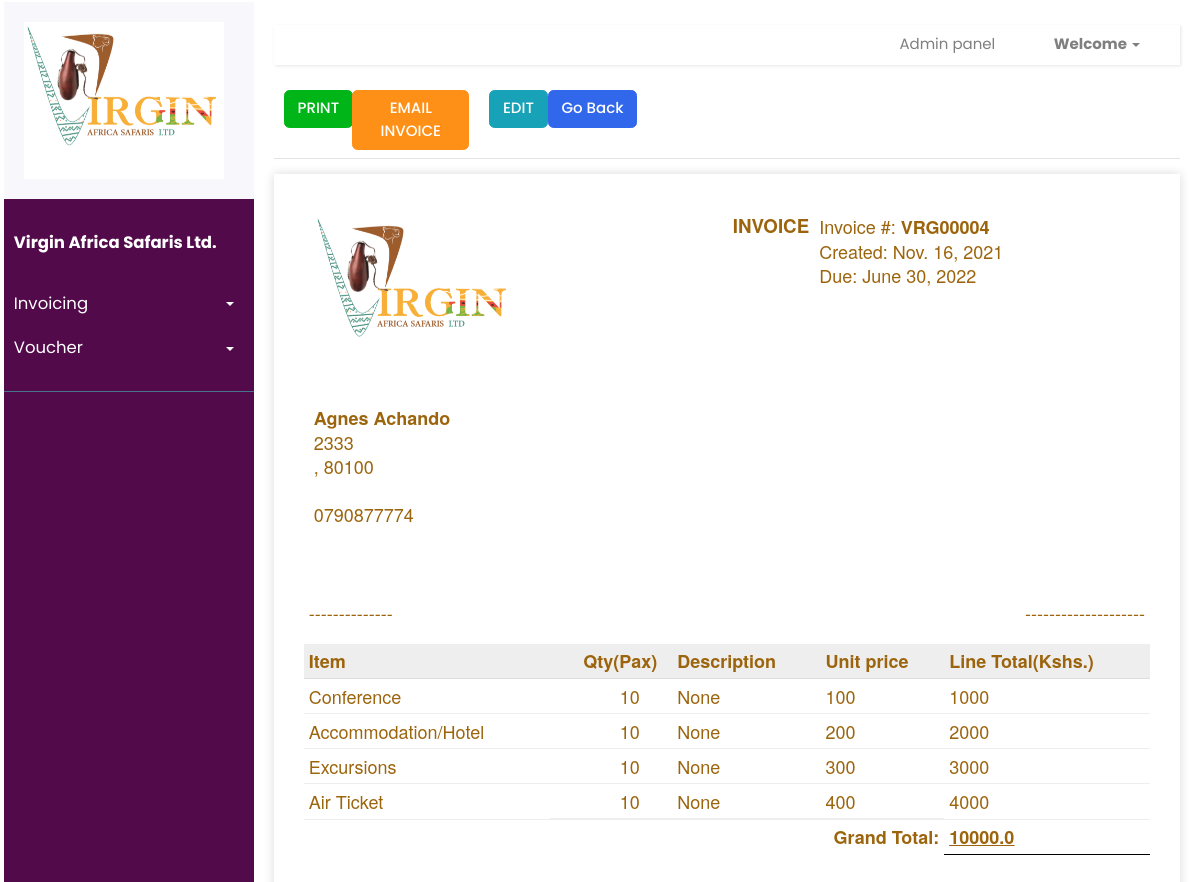
The app's page /invoices/create-build/vrg00004-45091ee86aa0 with its own data.
### invoice/models.py (models this page shows, shortened)
class Invoice(models.Model):
	TERMS = [
	('Immediate','Immediate'),
	('15 days', '15 days'),
	('30 days', '30 days'),
	]
	STATUS = [
	('CURRENT', 'CURRENT'),
	('EMAIL_SENT', 'EMAIL_SENT'),
	('OVERDUE', 'OVERDUE'),
	('PAID', 'PAID'),
	]
	number = models.CharField(null=False,default=increment_invoice_number, blank=False, max_length=100, unique=True)
	dueDate = models.DateField(null=True, blank=True)
	paymentTerms = models.CharField(choices=TERMS, default='15 days', max_length=100)
	status = models.CharField(choices=STATUS, default='CURRENT', max_length=100)
	description = models.TextField(null=True, blank=True,max_length=500)
	istaxable = models.BooleanField()
	client = models.ForeignKey(Client, blank=True, null=True, on_delete=models.SET_NULL)
	uniqueId = models.CharField(null=True, blank=True, max_length=100)
	slug = models.SlugField(max_length=500, unique=True, blank=True, null=True)
	date_created = models.DateTimeField(blank=True, null=True)
	last_updated = models.DateTimeField(blank=True, null=True)
	def grand_total(self):
		temp_values = 0.00
		for product in InvoiceProduct.objects.filter(invoice_id=self.id):
			if product.price and product.quantity:
				temp_values = temp_values+(int(product.price)* int(product.quantity))
		return temp_values

class Client(models.Model):
	clientName = models.CharField(null=True, blank=True, max_length=200)
	address = models.CharField(null=True, blank=True, max_length=200)
	postalCode = models.CharField(null=True, blank=True, max_length=10)
	phoneNumber = models.CharField(null=True, blank=True, max_length=100)
	emailAddress = models.CharField(null=True, blank=True, max_length=100)
	uniqueId = models.CharField(null=True, blank=True, max_length=100)
	slug = models.SlugField(max_length=500, unique=True, blank=True, null=True)
	date_created = models.DateTimeField(blank=True, null=True)
	last_updated = models.DateTimeField(blank=True, null=True)

class Product(models.Model):
	CURRENCY = [
	('Ksh', 'KES'),
	('Ksh', 'KES'),
	]
	PRODUCTS = [
		('Accommodation/Hotel','Accommodation/Hotel'),
				('Conference', 'Conference'),
		('Excursions','Excursions'),
		('Air Ticket',"Air Ticket"),
		('Others','Others')
	]
	description = models.CharField(null=False, blank=False, max_length=200, default = "Anonimous")
	currency = models.CharField(blank=True, null=True,default='Kshs', max_length=100)
	invoice = models.ManyToManyField(Invoice, through='InvoiceProduct')
	uniqueId = models.CharField(null=True, blank=True, max_length=100)
	slug = models.SlugField(max_length=500, unique=True, blank=True, null=True)
	date_created = models.DateTimeField(blank=True, null=True)
	last_updated = models.DateTimeField(blank=True, null=True)

class InvoiceProduct(models.Model):
	invoice = models.ForeignKey(Invoice, on_delete=models.CASCADE)
	product = models.ForeignKey(Product, on_delete=models.CASCADE, null = True, blank=True)
	prod_description = models.CharField(null=True, blank=True, max_length=300)
	quantity = models.IntegerField(default=1, validators=[MinValueValidator(1)], null=True, blank=True)
	price = models.CharField(null=True, blank=True, max_length=10)
	class Meta:
		unique_together = [['invoice','product']]
	def total_price(self):
		total_price = int(self.quantity)*int(self.price)
		return total_price

### invoice/views.py (the view, shortened to what this page needs)
# urls.py: path('invoices/create-build/<slug:slug>',invoice_views.createBuildInvoice, name='create-build-invoice'),
def createBuildInvoice(request, slug):
	try:
		invoice = Invoice.objects.get(slug=slug)
		pass
	except:
		messages.error(request, 'Something went wrong')
		return redirect('create-build-invoice', slug=slug)
	products = Product.objects.filter(invoice=invoice)
	invoiceproduct  = InvoiceProduct.objects.filter(invoice_id=invoice.id)
	invoiceCurrency = ''
	invoiceTotal = 0.0
	itemtotals = []
	if len(products) > 0:
		for x in invoiceproduct:
			y = float(x.quantity) * float(x.price)
			invoiceTotal += y
			itemtotals.append(y)
	tax = 0.16*invoiceTotal
	grand_total = invoiceTotal+tax
	context = {}
	context['invoice'] = invoice
	context['products'] = products
	context['itemtotals']= itemtotals
	context['invoiceGrandTotal'] = grand_total
	context['invoiceTotal'] = "{:.2f}".format(invoiceTotal)
	context['tax'] =  "{:.2f}".format(tax)
	context['invoiceCurrency'] = invoiceCurrency
	context['invoiceproduct'] = invoiceproduct
	if request.method == 'GET':
		inv_form = InvoiceForm(instance=invoice)
		client_form = ClientSelectForm(initial_client=invoice.client)
		context['inv_form'] = inv_form
		context['client_form'] = client_form
		return render(request, 'invoice/view_created_invoice.html', context)

### invoice/models.py (called while the page is built)
def increment_invoice_number():
		last_invoice = Invoice.objects.all().order_by('id').last()
		if not last_invoice:
			return 'VRG00001'
		invoice_no = last_invoice.number
		invoice_int = int(invoice_no.split('VRG')[-1])
		new_invoice_int = invoice_int + 1
		new_invoice_no = 'VRG' +  "%05d" % ( new_invoice_int, )
		return new_invoice_no

### templates/invoice/view_created_invoice.html (shortened to what this page needs)
{% extends 'index.html' %} {% load static %} {% load crispy_forms_tags %}
 {% block content %}
<div
  class="
    d-flex
    justify-content-between
    flex-wrap flex-md-nowrap
    align-items-center
    pt-3
    pb-2
    mb-3
    border-bottom
    view-invoice-box
  "
>
  <div class="btn-toolbar mb-2 mb-md-0">
    <div class="col-lg-2" >
              <a href="{% url 'viewpdf' invoice.slug%} " target="_blank"
                ><button class="btn btn-success text-white">
                  PRINT
                </button></a
              >
            </div>
            <div class="col-lg-4">
              <a href="{% url 'email-document-invoice' invoice.slug%}"
                ><button class="btn btn-warning text-white">
                  EMAIL INVOICE
                </button></a
              >
            </div>
            <div class="col-lg-2">
              <a href="{% url 'edit-invoice' invoice.slug %}"
              target="_blank"
                ><button class="btn btn-info text-white">
                  EDIT
                </button></a
              >
            </div>
    <div class="btn-group me-2">
      <a href="{% url 'view-invoices' %}"
        ><button type="button" class="btn btn-primary">Go Back</button></a
      >
    </div>
  </div>
</div>
<div class="invoice-box">
      <table cellpadding="0" cellspacing="0">
        <tr class="top">
          <td colspan="2">
            <table>
              <tr>
                <td class="title">
                  <img
                    src="{% static 'images/logo.PNG' %}"
                    style="width: 100%; max-width: 200px"
                    alt="Logo"
                  />
                </td>
                 <td class="mr-3">
                       <h5>INVOICE</h5>
                 </td>
                <td>
                   Invoice #: <strong>{{invoice.number}}</strong><br />
                Created: {{invoice.date_created|date}}<br />
                Due: {{invoice.dueDate}}
                </td>
              </tr>
            </table>
          </td>
        </tr>
        <tr class="information">
          <td colspan="2">
            <table>
              <tr>
                <td>
                <strong>{{invoice.client.clientName}}</strong> <br />
                {{invoice.client.address}}<br />
                {{invoice.client.city}}, {{invoice.client.postalCode}} <br/ >
               <br/ > {{invoice.client.phoneNumber}}
                <br />
                <br />
                </td>
                <td>
                </td>
              </tr>
            </table>
          </td>
        </tr>
        <tr class="details">
          <td>--------------</td>
          <td>--------------------</td>
        </tr>
       <tr>
       <table>
        <tr class="heading">
          <td>Item</td>
          <td>Qty(Pax)</td>
          <td class="pl-3">Description</td>
          <td>Unit price</td>
          <td>Line Total(Kshs.)</td>
        </tr>
         {%for prod in invoiceproduct%}
            {% for product in products %}
            {% if forloop.counter == forloop.parentloop.counter %}
        <tr class="item">
          <td>{{product.description}}</td>
          <td class="pr-4">{{prod.quantity}}</td>
          <td class="pl-3">
             {{prod.prod_description}}
          </td>
          <td>{{prod.price}}</td>
             <td>{{prod.total_price}}</td>
        </tr>
        {%endif%}
        {%endfor%}
        {%endfor%}
    {%if invoice.istaxable%}
        <tr class="total">
          <td></td>
          <td colspan="3">Total</td>
          <td class = "grand_total"><u><u>{{invoiceTotal}}</u><u/></td>
        </tr>
        <tr class="total">
          <td></td>
          <td colspan="3">VAT(16%)</td>
          <td class = "grand_total"><u><u>{{tax}}</u><u/></td>
        </tr>
        <tr class="total">
          <td></td>
          <td colspan="3">Grand Total:</td>
          <td class = "grand_total"><u><u>{{invoiceGrandTotal}}</u><u/></td>
        </tr>
        {%else%}
          <tr class="total">
          <td></td>
          <td colspan="3">Grand Total:</td>
          <td class = "grand_total"><u><u>{{invoice.grand_total}}</u><u/></td>
        </tr>
        {%endif%}
      </table>
      </tr>
      <br />
     </table>
    </div>
<br/><br/>
        </div>
      </div>
{% endblock %}

### static/css/ui.css (style rules this page uses)
html { font-family: "Inter", sans-serif; font-size: 15px; }

### static/css/doc.css (style rules this page uses)
table { color: #9c640c; }
.invoice-box { max-width: 2400px; width: 100%; margin: auto; padding: 30px; border: 0px solid #eee; box-shadow: 0 0 10px rgba(0, 0, 0, 0.15); font-size: 18px; line-height: 24px; font-family: "Helvetica Neue", "Helvetica", Helvetica, Arial, sans-serif; color: #9c640c; }
.invoice-box table { width: 100%; line-height: inherit; text-align: left; }
.invoice-box table td { padding: 5px; vertical-align: top; }
.invoice-box table tr td:nth-child(2) { text-align: right; }
.invoice-box table tr.top table td { padding-bottom: 20px; }
.invoice-box table tr.top table td.title { font-size: 45px; line-height: 45px; color: #333; }
.invoice-box table tr.information table td { padding-bottom: 40px; }
.invoice-box table tr.heading td { background: #eee; border-bottom: 1px solid #ddd; font-weight: bold; }
.invoice-box table tr.details td { padding-bottom: 20px; }
.invoice-box table tr.item td { border-bottom: 1px solid #eee; }
.invoice-box table tr.total td:nth-child(2) { border-top: 2px solid #eee; font-weight: bold; }
.grand_total { border-bottom: 1px double #000; font-weight: bold; }

### static/css/home.css (style rules this page uses)
* { padding-top: 0; }
body { font-family: "Poppins", sans-serif; background: #ffffff; padding-top: 2px; }
a, a:hover, a:focus { color: inherit; text-decoration: none; transition: all 0.3s; }

### records on screen
Invoice: number "VRG00004", date_created "Nov. 16, 2021", dueDate "June 30, 2022", client.clientName "Agnes Achando", client.address "2333", client.postalCode "80100", client.phoneNumber "0790877774", grand_total "10000.0"
InvoiceProduct: quantity "10", prod_description "None", price "100", total_price "1000"
Product: description "Conference"
InvoiceProduct: quantity "10", prod_description "None", price "200", total_price "2000"
Product: description "Accommodation/Hotel"
InvoiceProduct: quantity "10", prod_description "None", price "300", total_price "3000"
Product: description "Excursions"
InvoiceProduct: quantity "10", prod_description "None", price "400", total_price "4000"
Product: description "Air Ticket"
